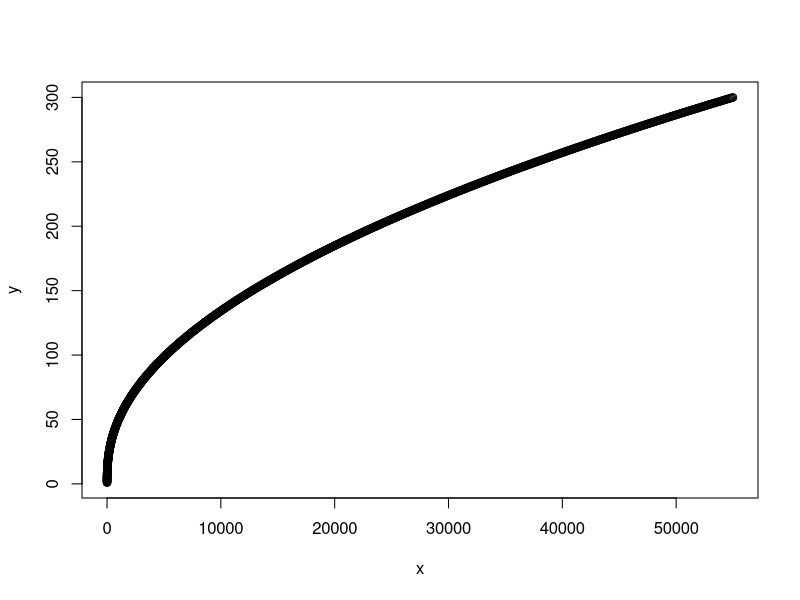
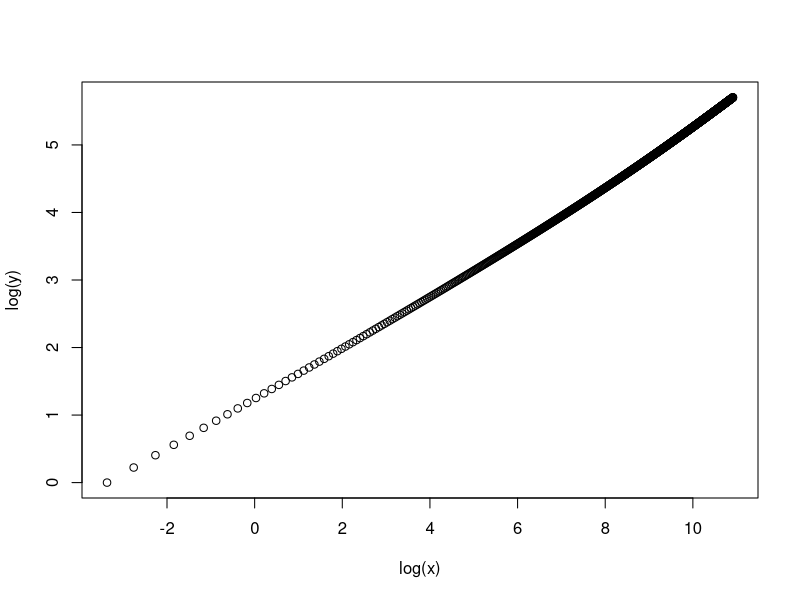

Source code (R) for these figures, in order: (Note: this script raises an error after producing the figures.)
#recruitment toy model functions
#this excludes the major submodels like light vs. recruitment and light vs. mortality etc.

#SEEDLING BASAL DIAMETER TO BIOMASS (g C)
#using the allometric equations in Cole, T. G., & Ewel, J. J. (1995). Allometric equations for four valuable tropical tree species. Ecology, 229, 351–360. https://doi.org/10.1016/j.foreco.2006.04.017
#because they include equations specifically for individuals that are too small to have a dbh.
#using Cordia alliodora for all PFTs (sample for equations included height ranges at small as 10 cm tall.)






#the probability that an individual is of reproductive status as a function of dbh (mm)
prob_repro <- function(k = 0.0125, L = 1, size_mm, Dmax){
  y <- L / (1 + exp(-k*(size_mm - 0.5*Dmax)))
  return(y)
}


Chave.AGB=function(dbh,density=0.62,htparam=c(41.7,.057,.748),heightmodel=predht.asym,forest='moist'
) { 
  if(is.null(htparam)) 
  { 
    if(forest=="moist") param=c(-1.499,2.148,0.207,-0.0281) 
    else if(forest=="dry") param=c(-.667,1.784,0.207,-.0281) 
    else if(forest=="wet") param=c(-1.239,1.98,0.207,-0.0281) 
    
    AGB=agb.dbhmodel(dbh,density,param) 
  } 
  else 
  { 
    if(forest=="moist") param=c(.0501,1) 
    else if(forest=="dry") param=c(.112,.91) 
    else if(forest=="wet") param=c(.077,.94) 
    
    ht=heightmodel(dbh,htparam) 
    AGB=agb.model(dbh,density,ht,param) 
  } 
  
  return(AGB) 
} 


predht.asym=function(dbh,param) 
{ 
  if(is.null(dim(param))) 
  { 
    ymax=param[1] 
    a=param[2] 
    b=param[3] 
  } 
  else 
  { 
    ymax=param[,1] 
    a=param[,2] 
    b=param[,3] 
  } 
  
  return(ymax*(1-exp(-a*dbh^b))) 
} 


agb.model=function(dbh,density,height,param) 
  return(param[1]*(density*dbh^2*height)^param[2]) 

dbh2LAI <- function(dbh = 10){
  max_canopy_area <- 20 * 20
  slope <- (max_canopy_area - 1) / (2000 - 10) 
  LAI <- slope * dbh 
  return(LAI)
}  #converting the dbh to LAI in (m2)


########CONVERTING TOTAL BIOMASS TO DBH###########
#Using Chave function to creat the function that converts total biomass (g of C) to dbh (mm)

y <- seq(from = 1, to = 300, by = 0.25)
x <- Chave.AGB(dbh = y) * 1.2 * 0.4

plot(x,y)
plot(log(x),log(y))

log_growth_model <- lm(log(y)~log(x))


C2dbh <- function(carbon){
  carbon_kg <- carbon / 1000
  log_dbh <- log(carbon_kg)*coefficients(log_growth_model)[2] + coefficients(log_growth_model)[1]
  dbh <- exp(log_dbh) * 10
  return(dbh)
}


efrac <- function(N, co_dbh_ind, PFT){
  N_repro <- prob_repro(size_mm = co_dbh_ind, Dmax = Dmax[PFT]) * N
  fraction_reproductive <- N_repro / N
  e_frac <- fraction_reproductive * frac_repro[PFT] #frac repro for now is just a fixed percent of NPP (10%), need better data to get better numbers for this
  return(e_frac)
}

multiplot <- function(..., plotlist=NULL, file, cols=1, layout=NULL) {
  require(grid)
  
  # Make a list from the ... arguments and plotlist
  plots <- c(list(...), plotlist)
  
  numPlots = length(plots)
  
  # If layout is NULL, then use 'cols' to determine layout
  if (is.null(layout)) {
    # Make the panel
    # ncol: Number of columns of plots
    # nrow: Number of rows needed, calculated from # of cols
    layout <- matrix(seq(1, cols * ceiling(numPlots/cols)),
                     ncol = cols, nrow = ceiling(numPlots/cols))
  }
  
  if (numPlots==1) {
    print(plots[[1]])
    
  } else {
    # Set up the page
    grid.newpage()
    pushViewport(viewport(layout = grid.layout(nrow(layout), ncol(layout))))
    
    # Make each plot, in the correct location
    for (i in 1:numPlots) {
      # Get the i,j matrix positions of the regions that contain this subplot
      matchidx <- as.data.frame(which(layout == i, arr.ind = TRUE))
      
      print(plots[[i]], vp = viewport(layout.pos.row = matchidx$row,
                                      layout.pos.col = matchidx$col))
    }
  }
}



def_func <- function(soil_moist, thresh.x = thresh.xx[PFT], window){
  thresh <- thresh.x
  def <- (abs(thresh) - abs(soil_moist))*-1
  no_def <- def < 0 
  def[no_def] <- 0
  deficit_days <- c()
  for(i in 1:length(def)){
    deficit_days[i] <- ifelse(i < window, sum(def[1:i]), sum(def[(i-window):i]))
  }
  return(deficit_days)
}





#set theme for the plots
adams_theme <- theme(plot.title = element_text(hjust = 0.5, size = 20),
                     strip.text.x = element_text(size = 18),
                     legend.title = element_blank (),
                     axis.title.x = element_text (size = 15), # change the axis title
                     axis.title.y = element_text (size = 15),
                     axis.text.x = element_text (size = 14, colour = "black"),
                     axis.text.y = element_text (size = 14, colour = "black"),
                     legend.text = element_text (size = 15))
year_axis <-  scale_x_date(breaks = date_breaks("2 years"), labels = date_format("%Y"))
smooth_line <- geom_smooth(size = 1.8, method = "loess", span = .01, se = F)
smoother_line <- geom_smooth(size = 1.8, method = "loess", span = .1, se = F)

